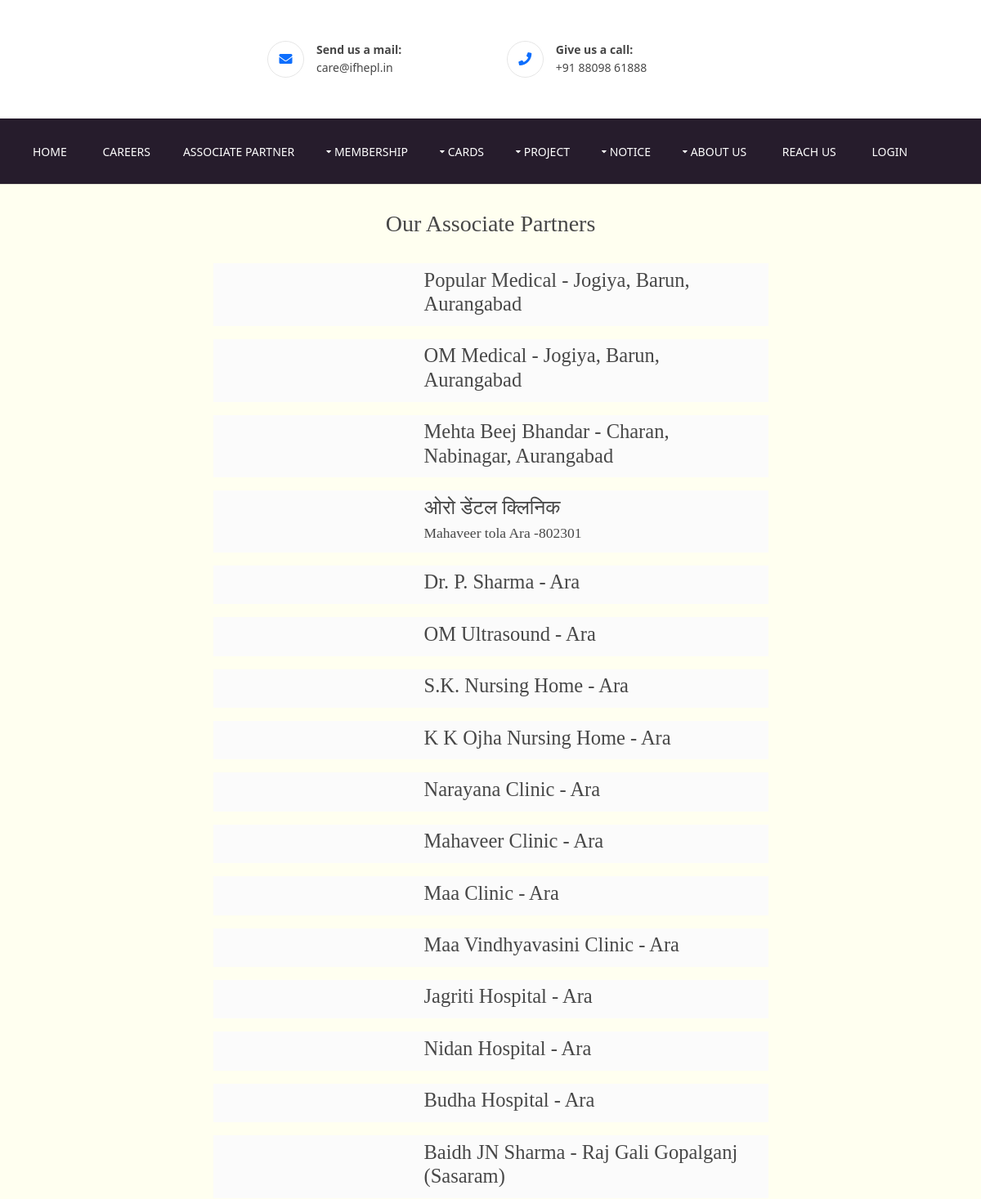
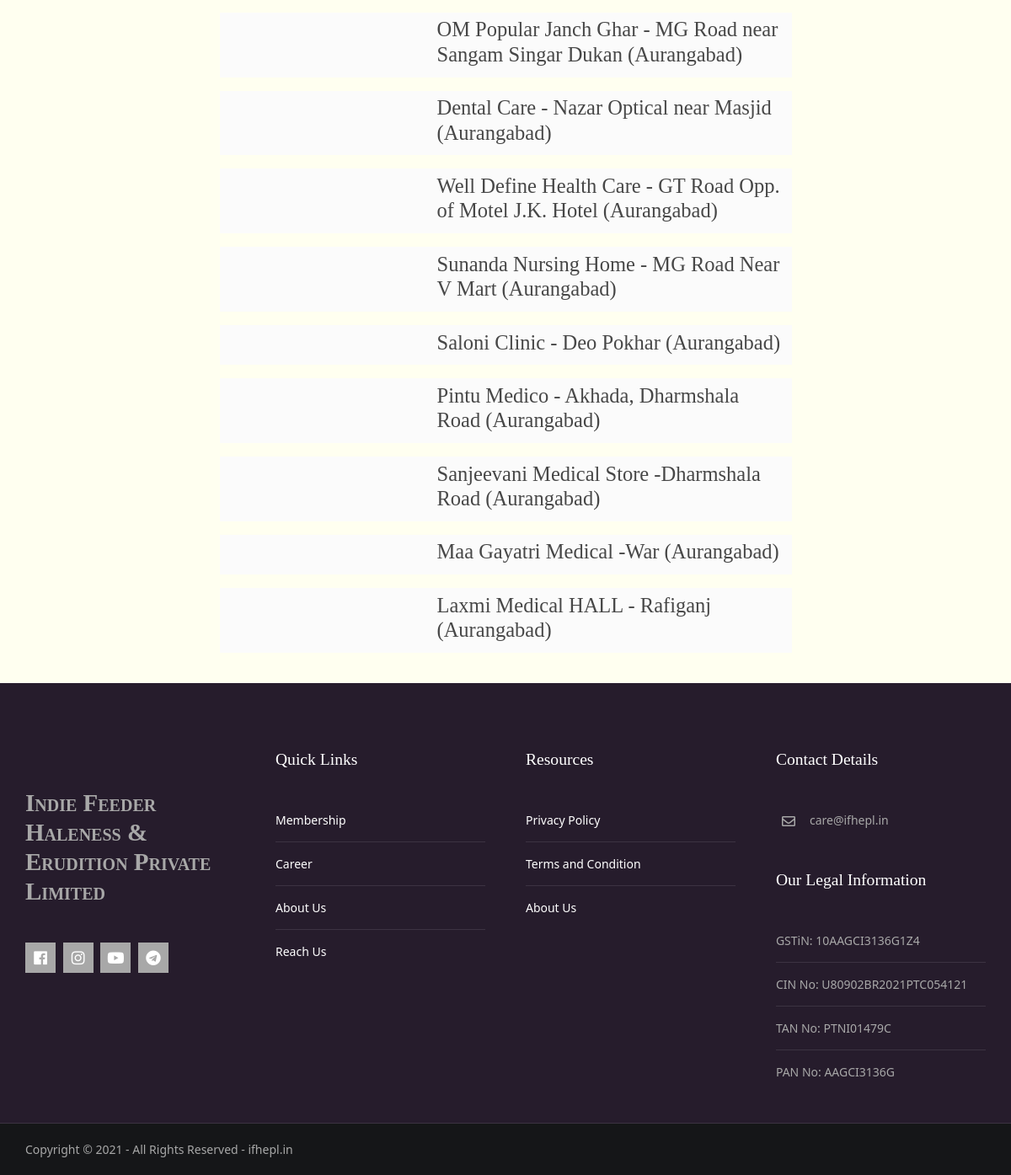
The app's page /associate-partner with its own data (2 pictures, top to bottom).
### ifheplapp/models.py (models this page shows, shortened)
class AssociatePartner(models.Model):
    partnerName = models.CharField(max_length=300, default="")
    partnerAddress = models.CharField(max_length=600, default="",blank=True)
    partnerImage = models.FileField(upload_to="Associate Partner/")

### ifheplapp/views.py (the view)
# urls.py: path('associate-partner', views.associate, name="associate_partner"),
def associate(request):
    associate_partners = AssociatePartner.objects.all().order_by('-id')
    return render(request, "associate.html",{'associate_partners':associate_partners})

### ifheplapp/templates/associate.html (shortened to what this page needs)
{% extends 'extends/base.html' %}
{% block body %}
<div class="row1" style="background-color: rgb(255, 255, 240);">
    <div class="container notice_board" style="max-width: 60%;">
        {% if associate_partners %}
        <div class="my-4 text-center">
            <h2>Our Associate Partners</h2>
        </div>
        <div style=" overflow-wrap: break-word; padding: 10px !important;">
            {% for associate_partner in associate_partners %}
            <table>
                <td style="width: 250px">
                </td>
                <td>
                    <strong>
                        <h3>{{associate_partner.partnerName}}</h3>
                    </strong>
                    <h5>{{associate_partner.partnerAddress}}</h5>
                </td>
            </table>
            {% endfor %}
        </div>
        {% else %}
        <div class="my-2 text-center">
            <img src="/static/images/unnamed.png" style="width: 768px;" alt="">
        </div>
        {% endif %}
    </div>
</div>
{% endblock body %}

### ifheplapp/static/styles/layout.css (style rules this page uses)
.row1 { border-top:1px solid; }
.container { padding:80px 0; }
*, *::before, *::after { transition:all .3s ease-in-out; }
table, th, td { border:1px solid; border-collapse:collapse; vertical-align:top; }
table, th { table-layout:auto; }
table { width:100%; margin-bottom:15px; }
th, td { padding:5px 8px; }
td { border-width:0 1px; }
body { color:#A8A8A8; background-color:#151618; }
.row1 { color:#474747; background-color:#FFFFFF; border-color:rgba(0,0,0,.1); }
table, th, td, #comments .avatar, #comments input, #comments textarea { border-color:#D7D7D7; }

### ifheplapp/static/styles/framework.css (style rules this page uses)
html { overflow-y:scroll; overflow-x:hidden; }
html, body { margin:0; padding:0; font-size:14px; line-height:1.6em; }
*, *::before, *::after { box-sizing:border-box; }
body, input, textarea, select { font-family:Verdana, Geneva, sans-serif; }
h1, h2, h3, h4, h5, h6, .heading { font-family:Georgia, "Times New Roman", Times, serif; }
::placeholder { opacity:1; }
h1, h2, h3, h4, h5, h6, .heading { margin:0 0 20px 0; font-size:1.4rem; line-height:normal; font-weight:normal; }

### ifheplapp/templates/associate.html (style rules this page uses)
.notice_board { background-color: transparent !important; padding: 10px !important; }
table { border-color: transparent !important; }

### records on screen
AssociatePartner: partnerName "Popular Medical - Jogiya, Barun, Aurangabad"
AssociatePartner: partnerName "OM Medical - Jogiya, Barun, Aurangabad"
AssociatePartner: partnerName "Mehta Beej Bhandar - Charan, Nabinagar, Aurangabad"
AssociatePartner: partnerName "ओरो डेंटल क्लिनिक", partnerAddress "Mahaveer tola Ara -802301"
AssociatePartner: partnerName "Dr. P. Sharma - Ara"
AssociatePartner: partnerName "OM Ultrasound - Ara"
AssociatePartner: partnerName "S.K. Nursing Home - Ara"
AssociatePartner: partnerName "K K Ojha Nursing Home - Ara"
AssociatePartner: partnerName "Narayana Clinic - Ara"
AssociatePartner: partnerName "Mahaveer Clinic - Ara"
AssociatePartner: partnerName "Maa Clinic - Ara"
AssociatePartner: partnerName "Maa Vindhyavasini Clinic - Ara"
AssociatePartner: partnerName "Jagriti Hospital - Ara"
AssociatePartner: partnerName "Nidan Hospital - Ara"
AssociatePartner: partnerName "Budha Hospital - Ara"
AssociatePartner: partnerName "Baidh JN Sharma - Raj Gali Gopalganj (Sasaram)"
AssociatePartner: partnerName "OM Popular Janch Ghar - MG Road near Sangam Singar Dukan (Aurangabad)"
AssociatePartner: partnerName "Dental Care - Nazar Optical near Masjid (Aurangabad)"
AssociatePartner: partnerName "Well Define Health Care - GT Road Opp. of Motel J.K. Hotel (Aurangabad)"
AssociatePartner: partnerName "Sunanda Nursing Home - MG Road Near V Mart (Aurangabad)"
AssociatePartner: partnerName "Saloni Clinic - Deo Pokhar (Aurangabad)"
AssociatePartner: partnerName "Pintu Medico - Akhada, Dharmshala Road (Aurangabad)"
AssociatePartner: partnerName "Sanjeevani Medical Store -Dharmshala Road (Aurangabad)"
AssociatePartner: partnerName "Maa Gayatri Medical -War (Aurangabad)"
AssociatePartner: partnerName "Laxmi Medical HALL - Rafiganj (Aurangabad)"
